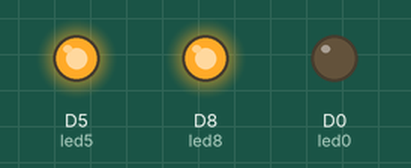
This sketch was run on a simulated ESP8266 (Wemos D1 mini). Shown: output pins drawn as LEDs (lit = HIGH). WiFi joins after 1.5 s; servers stay silent unless stated.

Above: at 0.1 s.
At 36.1 s:
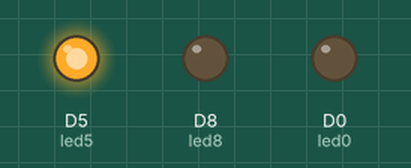
Timing chart, 0 to 37.6 s (numbered marks = the images above):
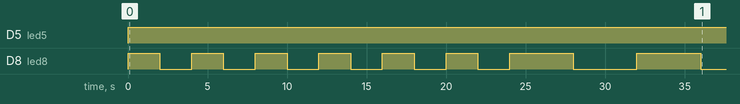

The sketch:

WemosFirebase.ino
```cpp
#include "FirebaseESP8266.h"
#include <WiFiManager.h>
#include <neotimer.h>

#define FIREBASE_HOST "fir-4d8d1-default-rtdb.firebaseio.com/"
#define FIREBASE_AUTH "vxatqUomcgsWtjG4fxooBvTXv6h7VErb7MF3qCqk"
int led0 = D0; //Quando conectado
int led5 = D5; // controle do rele do servo motor
int led8 = D8;//Progresso de conecção na REDE

Neotimer piscaD0;   //Pisca quando conectado

FirebaseData ledData0;
FirebaseData ledData5;
FirebaseJson json;


void setup() {

  Firebase.begin(FIREBASE_HOST, FIREBASE_AUTH);
  Firebase.reconnectWiFi(true);

 pinMode(led0,OUTPUT);
 digitalWrite(led0, LOW);

  pinMode(led5,OUTPUT);
  digitalWrite(led5, HIGH);


 pinMode(led8,OUTPUT);

  digitalWrite(led8, HIGH); //Progresso deconexão
  delay(2000);
  digitalWrite(led8, LOW);
  delay(2000);
  digitalWrite(led8, HIGH);
  delay(2000);

  digitalWrite(led8, LOW);
  delay(2000);
  digitalWrite(led8, HIGH);
  delay(2000);
  digitalWrite(led8, LOW);
  delay(2000);
  digitalWrite(led8, HIGH);
  delay(2000);
  digitalWrite(led8, LOW);
  delay(2000);
  digitalWrite(led8, HIGH);
  delay(2000);
  digitalWrite(led8, LOW);
  delay(2000);
  digitalWrite(led8, HIGH);
  delay(2000);
  digitalWrite(led8, LOW);
  delay(2000);
  digitalWrite(led8, HIGH);
  delay(4000);
  digitalWrite(led8, LOW);
  delay(4000);
  digitalWrite(led8, HIGH);
  delay(4000);
  digitalWrite(led8, LOW);
  delay(4000);
  digitalWrite(led8, HIGH);
  delay(4000);
  digitalWrite(led8, LOW);
  delay(4000);
  digitalWrite(led8, HIGH);
  delay(4000);
  digitalWrite(led8, HIGH);
  delay(4000);
  digitalWrite(led8, LOW);
  delay(4000);
  digitalWrite(led8, HIGH);
  delay(4000);
  digitalWrite(led8, LOW);
  delay(4000);
  digitalWrite(led8, HIGH);
  delay(1000);
  digitalWrite(led8, LOW);

  digitalWrite(led8, HIGH);
  delay(100000);
  digitalWrite(led8, LOW);


 Serial.begin(115200);

 WiFiManager wifiManager;
 wifiManager.autoConnect("IOT Mariano");
 Serial.println("connected...yeey :)");

}


void loop() {

  if (Firebase.getString(ledData0, "led8")){   //Quando conectado nivel "0" no firebase
    Serial.println(ledData0.stringData());
    if (ledData0.stringData() == "1") {
    digitalWrite(led0, HIGH);
    }
  else if (ledData0.stringData() == "0"){
   if (piscaD0.repeat()){
    digitalWrite(led0,!digitalRead(led0));   //Pisca quando conectado
    }
  }
  }

  if (Firebase.getString(ledData5, "camera")){   //Controle rele do servo motor
    Serial.println(ledData5.stringData());
    if (ledData5.stringData() == "1") {
    digitalWrite(led5, HIGH);
   }
   else if (ledData5.stringData() == "0"){
    digitalWrite(led5, LOW);

    }
  }


}
```

Measured:
- by itself, D5 (led5): LOW → HIGH at 0.00 s
- by itself, D8 (led8): goes 6 × (HIGH 2.0 s, LOW 2.0 s), HIGH 4.0 s, LOW 4.0 s, HIGH 4.0 s, then LOW
